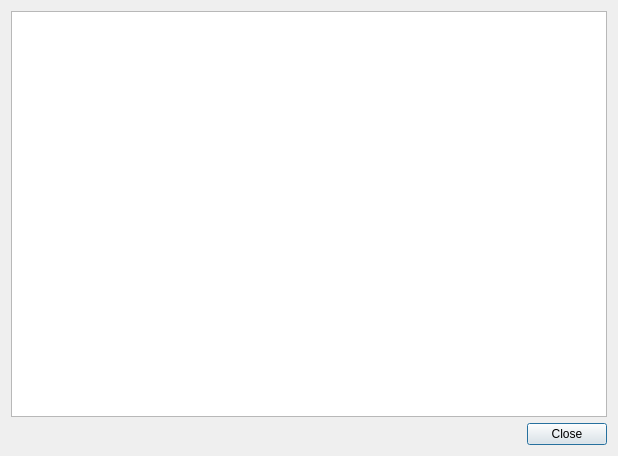
<?xml version="1.0" encoding="UTF-8"?>
<ui version="4.0">
 <class>Visualizer</class>
 <widget class="QDialog" name="Visualizer">
  <property name="geometry">
   <rect>
    <x>0</x>
    <y>0</y>
    <width>618</width>
    <height>456</height>
   </rect>
  </property>
  <property name="windowTitle">
   <string>Connections</string>
  </property>
  <layout class="QVBoxLayout">
   <item>
    <widget class="QGraphicsView" name="graphicsView">
     <property name="baseSize">
      <size>
       <width>600</width>
       <height>400</height>
      </size>
     </property>
    </widget>
   </item>
   <item>
    <widget class="QDialogButtonBox" name="buttonBox">
     <property name="orientation">
      <enum>Qt::Horizontal</enum>
     </property>
     <property name="standardButtons">
      <set>QDialogButtonBox::Close</set>
     </property>
    </widget>
   </item>
  </layout>
 </widget>
 <resources/>
 <connections>
  <connection>
   <sender>buttonBox</sender>
   <signal>accepted()</signal>
   <receiver>Visualizer</receiver>
   <slot>accept()</slot>
   <hints>
    <hint type="sourcelabel">
     <x>248</x>
     <y>254</y>
    </hint>
    <hint type="destinationlabel">
     <x>157</x>
     <y>274</y>
    </hint>
   </hints>
  </connection>
  <connection>
   <sender>buttonBox</sender>
   <signal>rejected()</signal>
   <receiver>Visualizer</receiver>
   <slot>reject()</slot>
   <hints>
    <hint type="sourcelabel">
     <x>316</x>
     <y>260</y>
    </hint>
    <hint type="destinationlabel">
     <x>286</x>
     <y>274</y>
    </hint>
   </hints>
  </connection>
 </connections>
</ui>
